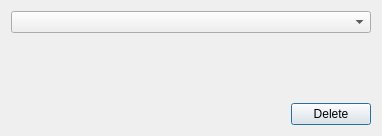
<?xml version="1.0" encoding="UTF-8"?>
<ui version="4.0">
 <class>DeletePlayer</class>
 <widget class="QDialog" name="DeletePlayer">
  <property name="geometry">
   <rect>
    <x>0</x>
    <y>0</y>
    <width>382</width>
    <height>136</height>
   </rect>
  </property>
  <property name="windowTitle">
   <string>Dialog</string>
  </property>
  <layout class="QVBoxLayout" name="verticalLayout_3">
   <item>
    <layout class="QVBoxLayout" name="verticalLayout_2">
     <item>
      <widget class="QComboBox" name="playersComboBox"/>
     </item>
     <item>
      <layout class="QVBoxLayout" name="verticalLayout">
       <item>
        <spacer name="verticalSpacer">
         <property name="orientation">
          <enum>Qt::Vertical</enum>
         </property>
         <property name="sizeHint" stdset="0">
          <size>
           <width>20</width>
           <height>40</height>
          </size>
         </property>
        </spacer>
       </item>
       <item>
        <layout class="QHBoxLayout" name="horizontalLayout">
         <item>
          <spacer name="horizontalSpacer">
           <property name="orientation">
            <enum>Qt::Horizontal</enum>
           </property>
           <property name="sizeHint" stdset="0">
            <size>
             <width>228</width>
             <height>20</height>
            </size>
           </property>
          </spacer>
         </item>
         <item>
          <widget class="QPushButton" name="deleteButton">
           <property name="text">
            <string>Delete</string>
           </property>
          </widget>
         </item>
        </layout>
       </item>
      </layout>
     </item>
    </layout>
   </item>
  </layout>
 </widget>
 <resources/>
 <connections/>
</ui>
